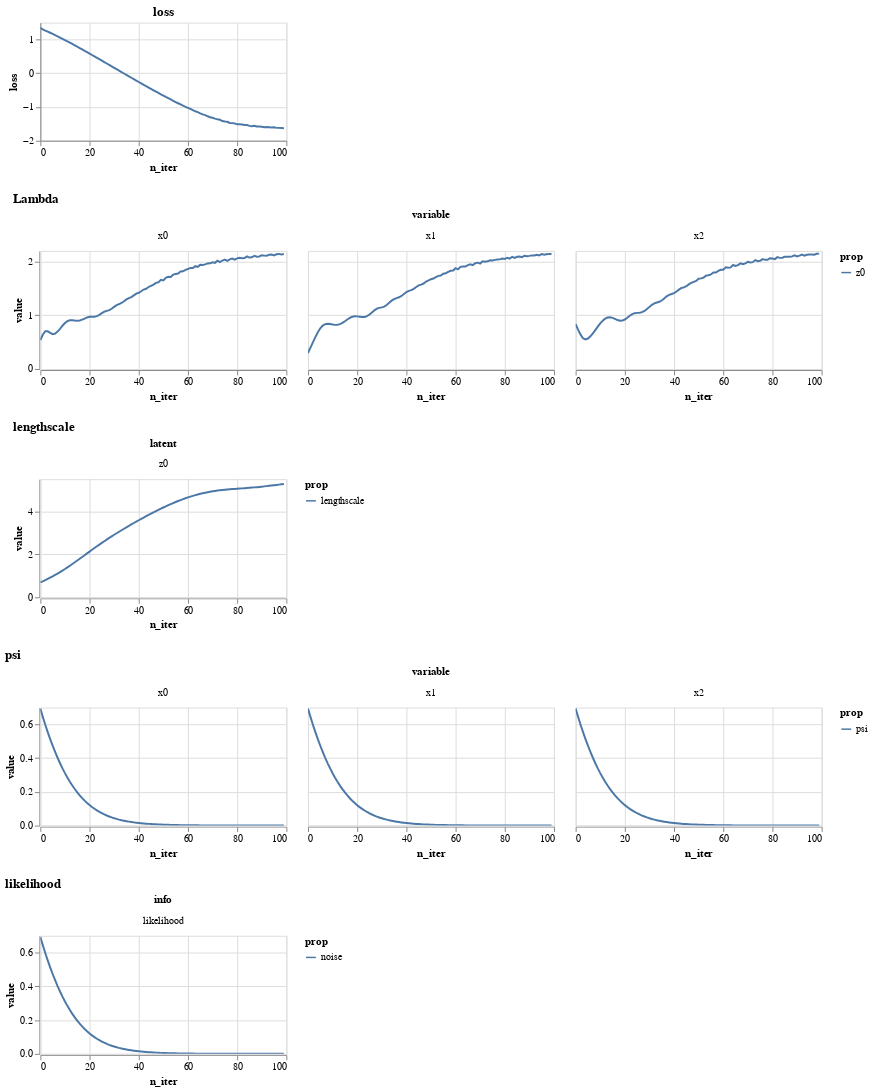

Notebook code cell kept with this figure:
### Code cell
l.plot_progress()

### Figure 1 — Vega-Lite specification as saved in the notebook (floating-point values rounded to 4 significant figures; data arrays with more than 128 entries replaced by an {"elided": "..."} marker saying what was removed)
{"config": {"view": {"continuousWidth": 400, "continuousHeight": 300}}, "vconcat": [{"data": {"name": "data-7d71b1aeb33b90c30195ae496711ed73"}, "mark": "line", "encoding": {"x": {"field": "n_iter", "type": "quantitative"}, "y": {"field": "loss", "type": "quantitative"}}, "height": 120, "selection": {"selector002": {"type": "interval", "bind": "scales", "encodings": ["x"]}}, "title": "loss", "width": 250}, {"data": {"name": "data-f4cf94811fdd86da9d3689c69b9c1d93"}, "mark": "line", "encoding": {"color": {"field": "prop", "type": "nominal"}, "facet": {"field": "variable", "type": "nominal"}, "x": {"field": "n_iter", "type": "quantitative"}, "y": {"field": "value", "type": "quantitative"}}, "height": 120, "selection": {"selector002": {"type": "interval", "bind": "scales", "encodings": ["x"]}}, "title": "Lambda", "width": 250}, {"data": {"name": "data-331ba4ea895f7ecb93d1c5318928b13d"}, "mark": "line", "encoding": {"color": {"field": "prop", "type": "nominal"}, "facet": {"field": "latent", "type": "nominal"}, "x": {"field": "n_iter", "type": "quantitative"}, "y": {"field": "value", "type": "quantitative"}}, "height": 120, "selection": {"selector002": {"type": "interval", "bind": "scales", "encodings": ["x"]}}, "title": "lengthscale", "width": 250}, {"data": {"name": "data-c168157ecccc8c57e79bb6036f66c343"}, "mark": "line", "encoding": {"color": {"field": "prop", "type": "nominal"}, "facet": {"field": "variable", "type": "nominal"}, "x": {"field": "n_iter", "type": "quantitative"}, "y": {"field": "value", "type": "quantitative"}}, "height": 120, "selection": {"selector002": {"type": "interval", "bind": "scales", "encodings": ["x"]}}, "title": "psi", "width": 250}, {"data": {"name": "data-ee29adc4f1a6e39dd6c70115c86b4ea2"}, "mark": "line", "encoding": {"color": {"field": "prop", "type": "nominal"}, "facet": {"field": "info", "type": "nominal"}, "x": {"field": "n_iter", "type": "quantitative"}, "y": {"field": "value", "type": "quantitative"}}, "height": 120, "selection": {"selector002": {"type": "interval", "bind": "scales", "encodings": ["x"]}}, "title": "likelihood", "width": 250}], "resolve": {"scale": {"color": "independent"}}, "$schema": "https://vega.github.io/schema/vega-lite/v4.17.0.json", "datasets": {"data-7d71b1aeb33b90c30195ae496711ed73": [{"loss": 1.343, "n_iter": 0}, {"loss": 1.302, "n_iter": 1}, {"loss": 1.266, "n_iter": 2}, {"loss": 1.232, "n_iter": 3}, {"loss": 1.199, "n_iter": 4}, {"loss": 1.167, "n_iter": 5}, {"loss": 1.132, "n_iter": 6}, {"loss": 1.095, "n_iter": 7}, {"loss": 1.057, "n_iter": 8}, {"loss": 1.018, "n_iter": 9}, {"loss": 0.9809, "n_iter": 10}, {"loss": 0.9439, "n_iter": 11}, {"loss": 0.9064, "n_iter": 12}, {"loss": 0.8676, "n_iter": 13}, {"loss": 0.8274, "n_iter": 14}, {"loss": 0.7864, "n_iter": 15}, {"loss": 0.7455, "n_iter": 16}, {"loss": 0.7051, "n_iter": 17}, {"loss": 0.6652, "n_iter": 18}, {"loss": 0.6247, "n_iter": 19}, {"loss": 0.5828, "n_iter": 20}, {"loss": 0.5404, "n_iter": 21}, {"loss": 0.4988, "n_iter": 22}, {"loss": 0.4579, "n_iter": 23}, {"loss": 0.416, "n_iter": 24}, {"loss": 0.3732, "n_iter": 25}, {"loss": 0.3307, "n_iter": 26}, {"loss": 0.2888, "n_iter": 27}, {"loss": 0.2468, "n_iter": 28}, {"loss": 0.2038, "n_iter": 29}, {"loss": 0.1611, "n_iter": 30}, {"loss": 0.1193, "n_iter": 31}, {"loss": 0.07684, "n_iter": 32}, {"loss": 0.03401, "n_iter": 33}, {"loss": -0.007983, "n_iter": 34}, {"loss": -0.04988, "n_iter": 35}, {"loss": -0.09252, "n_iter": 36}, {"loss": -0.1342, "n_iter": 37}, {"loss": -0.176, "n_iter": 38}, {"loss": -0.218, "n_iter": 39}, {"loss": -0.2592, "n_iter": 40}, {"loss": -0.3009, "n_iter": 41}, {"loss": -0.3421, "n_iter": 42}, {"loss": -0.3829, "n_iter": 43}, {"loss": -0.4241, "n_iter": 44}, {"loss": -0.4644, "n_iter": 45}, {"loss": -0.5051, "n_iter": 46}, {"loss": -0.5449, "n_iter": 47}, {"loss": -0.5847, "n_iter": 48}, {"loss": -0.6237, "n_iter": 49}, {"loss": -0.6617, "n_iter": 50}, {"loss": -0.7023, "n_iter": 51}, {"loss": -0.7406, "n_iter": 52}, {"loss": -0.7775, "n_iter": 53}, {"loss": -0.8161, "n_iter": 54}, {"loss": -0.8535, "n_iter": 55}, {"loss": -0.8894, "n_iter": 56}, {"loss": -0.9258, "n_iter": 57}, {"loss": -0.9623, "n_iter": 58}, {"loss": -0.9969, "n_iter": 59}, {"loss": -1.028, "n_iter": 60}, {"loss": -1.058, "n_iter": 61}, {"loss": -1.096, "n_iter": 62}, {"loss": -1.128, "n_iter": 63}, {"loss": -1.153, "n_iter": 64}, {"loss": -1.189, "n_iter": 65}, {"loss": -1.22, "n_iter": 66}, {"loss": -1.242, "n_iter": 67}, {"loss": -1.276, "n_iter": 68}, {"loss": -1.303, "n_iter": 69}, {"loss": -1.319, "n_iter": 70}, {"loss": -1.346, "n_iter": 71}, {"loss": -1.366, "n_iter": 72}, {"loss": -1.38, "n_iter": 73}, {"loss": -1.416, "n_iter": 74}, {"loss": -1.431, "n_iter": 75}, {"loss": -1.439, "n_iter": 76}, {"loss": -1.473, "n_iter": 77}, {"loss": -1.479, "n_iter": 78}, {"loss": -1.488, "n_iter": 79}, {"loss": -1.515, "n_iter": 80}, {"loss": -1.511, "n_iter": 81}, {"loss": -1.518, "n_iter": 82}, {"loss": -1.534, "n_iter": 83}, {"loss": -1.533, "n_iter": 84}, {"loss": -1.56, "n_iter": 85}, {"loss": -1.569, "n_iter": 86}, {"loss": -1.557, "n_iter": 87}, {"loss": -1.578, "n_iter": 88}, {"loss": -1.581, "n_iter": 89}, {"loss": -1.585, "n_iter": 90}, {"loss": -1.602, "n_iter": 91}, {"loss": -1.592, "n_iter": 92}, {"loss": -1.598, "n_iter": 93}, {"loss": -1.605, "n_iter": 94}, {"loss": -1.601, "n_iter": 95}, {"loss": -1.62, "n_iter": 96}, {"loss": -1.619, "n_iter": 97}, {"loss": -1.624, "n_iter": 98}, {"loss": -1.63, "n_iter": 99}], "data-f4cf94811fdd86da9d3689c69b9c1d93": {"elided": "300 records"}, "data-331ba4ea895f7ecb93d1c5318928b13d": [{"latent": "z0", "n_iter": 0, "prop": "lengthscale", "value": 0.6931}, {"latent": "z0", "n_iter": 1, "prop": "lengthscale", "value": 0.7444}, {"latent": "z0", "n_iter": 2, "prop": "lengthscale", "value": 0.7982}, {"latent": "z0", "n_iter": 3, "prop": "lengthscale", "value": 0.8546}, {"latent": "z0", "n_iter": 4, "prop": "lengthscale", "value": 0.9136}, {"latent": "z0", "n_iter": 5, "prop": "lengthscale", "value": 0.9752}, {"latent": "z0", "n_iter": 6, "prop": "lengthscale", "value": 1.039}, {"latent": "z0", "n_iter": 7, "prop": "lengthscale", "value": 1.106}, {"latent": "z0", "n_iter": 8, "prop": "lengthscale", "value": 1.175}, {"latent": "z0", "n_iter": 9, "prop": "lengthscale", "value": 1.246}, {"latent": "z0", "n_iter": 10, "prop": "lengthscale", "value": 1.319}, {"latent": "z0", "n_iter": 11, "prop": "lengthscale", "value": 1.394}, {"latent": "z0", "n_iter": 12, "prop": "lengthscale", "value": 1.472}, {"latent": "z0", "n_iter": 13, "prop": "lengthscale", "value": 1.551}, {"latent": "z0", "n_iter": 14, "prop": "lengthscale", "value": 1.631}, {"latent": "z0", "n_iter": 15, "prop": "lengthscale", "value": 1.713}, {"latent": "z0", "n_iter": 16, "prop": "lengthscale", "value": 1.795}, {"latent": "z0", "n_iter": 17, "prop": "lengthscale", "value": 1.878}, {"latent": "z0", "n_iter": 18, "prop": "lengthscale", "value": 1.961}, {"latent": "z0", "n_iter": 19, "prop": "lengthscale", "value": 2.045}, {"latent": "z0", "n_iter": 20, "prop": "lengthscale", "value": 2.128}, {"latent": "z0", "n_iter": 21, "prop": "lengthscale", "value": 2.211}, {"latent": "z0", "n_iter": 22, "prop": "lengthscale", "value": 2.293}, {"latent": "z0", "n_iter": 23, "prop": "lengthscale", "value": 2.374}, {"latent": "z0", "n_iter": 24, "prop": "lengthscale", "value": 2.455}, {"latent": "z0", "n_iter": 25, "prop": "lengthscale", "value": 2.534}, {"latent": "z0", "n_iter": 26, "prop": "lengthscale", "value": 2.612}, {"latent": "z0", "n_iter": 27, "prop": "lengthscale", "value": 2.689}, {"latent": "z0", "n_iter": 28, "prop": "lengthscale", "value": 2.764}, {"latent": "z0", "n_iter": 29, "prop": "lengthscale", "value": 2.838}, {"latent": "z0", "n_iter": 30, "prop": "lengthscale", "value": 2.911}, {"latent": "z0", "n_iter": 31, "prop": "lengthscale", "value": 2.983}, {"latent": "z0", "n_iter": 32, "prop": "lengthscale", "value": 3.054}, {"latent": "z0", "n_iter": 33, "prop": "lengthscale", "value": 3.124}, {"latent": "z0", "n_iter": 34, "prop": "lengthscale", "value": 3.193}, {"latent": "z0", "n_iter": 35, "prop": "lengthscale", "value": 3.261}, {"latent": "z0", "n_iter": 36, "prop": "lengthscale", "value": 3.328}, {"latent": "z0", "n_iter": 37, "prop": "lengthscale", "value": 3.394}, {"latent": "z0", "n_iter": 38, "prop": "lengthscale", "value": 3.46}, {"latent": "z0", "n_iter": 39, "prop": "lengthscale", "value": 3.525}, {"latent": "z0", "n_iter": 40, "prop": "lengthscale", "value": 3.589}, {"latent": "z0", "n_iter": 41, "prop": "lengthscale", "value": 3.652}, {"latent": "z0", "n_iter": 42, "prop": "lengthscale", "value": 3.714}, {"latent": "z0", "n_iter": 43, "prop": "lengthscale", "value": 3.776}, {"latent": "z0", "n_iter": 44, "prop": "lengthscale", "value": 3.837}, {"latent": "z0", "n_iter": 45, "prop": "lengthscale", "value": 3.896}, {"latent": "z0", "n_iter": 46, "prop": "lengthscale", "value": 3.956}, {"latent": "z0", "n_iter": 47, "prop": "lengthscale", "value": 4.014}, {"latent": "z0", "n_iter": 48, "prop": "lengthscale", "value": 4.071}, {"latent": "z0", "n_iter": 49, "prop": "lengthscale", "value": 4.127}, {"latent": "z0", "n_iter": 50, "prop": "lengthscale", "value": 4.182}, {"latent": "z0", "n_iter": 51, "prop": "lengthscale", "value": 4.236}, {"latent": "z0", "n_iter": 52, "prop": "lengthscale", "value": 4.288}, {"latent": "z0", "n_iter": 53, "prop": "lengthscale", "value": 4.339}, {"latent": "z0", "n_iter": 54, "prop": "lengthscale", "value": 4.389}, {"latent": "z0", "n_iter": 55, "prop": "lengthscale", "value": 4.437}, {"latent": "z0", "n_iter": 56, "prop": "lengthscale", "value": 4.484}, {"latent": "z0", "n_iter": 57, "prop": "lengthscale", "value": 4.529}, {"latent": "z0", "n_iter": 58, "prop": "lengthscale", "value": 4.572}, {"latent": "z0", "n_iter": 59, "prop": "lengthscale", "value": 4.613}, {"latent": "z0", "n_iter": 60, "prop": "lengthscale", "value": 4.652}, {"latent": "z0", "n_iter": 61, "prop": "lengthscale", "value": 4.69}, {"latent": "z0", "n_iter": 62, "prop": "lengthscale", "value": 4.725}, {"latent": "z0", "n_iter": 63, "prop": "lengthscale", "value": 4.759}, {"latent": "z0", "n_iter": 64, "prop": "lengthscale", "value": 4.79}, {"latent": "z0", "n_iter": 65, "prop": "lengthscale", "value": 4.82}, {"latent": "z0", "n_iter": 66, "prop": "lengthscale", "value": 4.847}, {"latent": "z0", "n_iter": 67, "prop": "lengthscale", "value": 4.872}, {"latent": "z0", "n_iter": 68, "prop": "lengthscale", "value": 4.895}, {"latent": "z0", "n_iter": 69, "prop": "lengthscale", "value": 4.917}, {"latent": "z0", "n_iter": 70, "prop": "lengthscale", "value": 4.936}, {"latent": "z0", "n_iter": 71, "prop": "lengthscale", "value": 4.954}, {"latent": "z0", "n_iter": 72, "prop": "lengthscale", "value": 4.97}, {"latent": "z0", "n_iter": 73, "prop": "lengthscale", "value": 4.984}, {"latent": "z0", "n_iter": 74, "prop": "lengthscale", "value": 4.997}, {"latent": "z0", "n_iter": 75, "prop": "lengthscale", "value": 5.009}, {"latent": "z0", "n_iter": 76, "prop": "lengthscale", "value": 5.02}, {"latent": "z0", "n_iter": 77, "prop": "lengthscale", "value": 5.03}, {"latent": "z0", "n_iter": 78, "prop": "lengthscale", "value": 5.039}, {"latent": "z0", "n_iter": 79, "prop": "lengthscale", "value": 5.048}, {"latent": "z0", "n_iter": 80, "prop": "lengthscale", "value": 5.056}, {"latent": "z0", "n_iter": 81, "prop": "lengthscale", "value": 5.065}, {"latent": "z0", "n_iter": 82, "prop": "lengthscale", "value": 5.073}, {"latent": "z0", "n_iter": 83, "prop": "lengthscale", "value": 5.082}, {"latent": "z0", "n_iter": 84, "prop": "lengthscale", "value": 5.09}, {"latent": "z0", "n_iter": 85, "prop": "lengthscale", "value": 5.099}, {"latent": "z0", "n_iter": 86, "prop": "lengthscale", "value": 5.109}, {"latent": "z0", "n_iter": 87, "prop": "lengthscale", "value": 5.119}, {"latent": "z0", "n_iter": 88, "prop": "lengthscale", "value": 5.13}, {"latent": "z0", "n_iter": 89, "prop": "lengthscale", "value": 5.141}, {"latent": "z0", "n_iter": 90, "prop": "lengthscale", "value": 5.153}, {"latent": "z0", "n_iter": 91, "prop": "lengthscale", "value": 5.166}, {"latent": "z0", "n_iter": 92, "prop": "lengthscale", "value": 5.178}, {"latent": "z0", "n_iter": 93, "prop": "lengthscale", "value": 5.192}, {"latent": "z0", "n_iter": 94, "prop": "lengthscale", "value": 5.205}, {"latent": "z0", "n_iter": 95, "prop": "lengthscale", "value": 5.219}, {"latent": "z0", "n_iter": 96, "prop": "lengthscale", "value": 5.233}, {"latent": "z0", "n_iter": 97, "prop": "lengthscale", "value": 5.248}, {"latent": "z0", "n_iter": 98, "prop": "lengthscale", "value": 5.262}, {"latent": "z0", "n_iter": 99, "prop": "lengthscale", "value": 5.276}], "data-c168157ecccc8c57e79bb6036f66c343": {"elided": "300 records"}, "data-ee29adc4f1a6e39dd6c70115c86b4ea2": [{"info": "likelihood", "n_iter": 0, "prop": "noise", "value": 0.6932}, {"info": "likelihood", "n_iter": 1, "prop": "noise", "value": 0.6445}, {"info": "likelihood", "n_iter": 2, "prop": "noise", "value": 0.5982}, {"info": "likelihood", "n_iter": 3, "prop": "noise", "value": 0.5543}, {"info": "likelihood", "n_iter": 4, "prop": "noise", "value": 0.5127}, {"info": "likelihood", "n_iter": 5, "prop": "noise", "value": 0.4736}, {"info": "likelihood", "n_iter": 6, "prop": "noise", "value": 0.4367}, {"info": "likelihood", "n_iter": 7, "prop": "noise", "value": 0.402}, {"info": "likelihood", "n_iter": 8, "prop": "noise", "value": 0.3696}, {"info": "likelihood", "n_iter": 9, "prop": "noise", "value": 0.3392}, {"info": "likelihood", "n_iter": 10, "prop": "noise", "value": 0.3109}, {"info": "likelihood", "n_iter": 11, "prop": "noise", "value": 0.2845}, {"info": "likelihood", "n_iter": 12, "prop": "noise", "value": 0.26}, {"info": "likelihood", "n_iter": 13, "prop": "noise", "value": 0.2373}, {"info": "likelihood", "n_iter": 14, "prop": "noise", "value": 0.2163}, {"info": "likelihood", "n_iter": 15, "prop": "noise", "value": 0.1969}, {"info": "likelihood", "n_iter": 16, "prop": "noise", "value": 0.1791}, {"info": "likelihood", "n_iter": 17, "prop": "noise", "value": 0.1627}, {"info": "likelihood", "n_iter": 18, "prop": "noise", "value": 0.1476}, {"info": "likelihood", "n_iter": 19, "prop": "noise", "value": 0.1339}, {"info": "likelihood", "n_iter": 20, "prop": "noise", "value": 0.1213}, {"info": "likelihood", "n_iter": 21, "prop": "noise", "value": 0.1098}, {"info": "likelihood", "n_iter": 22, "prop": "noise", "value": 0.09928}, {"info": "likelihood", "n_iter": 23, "prop": "noise", "value": 0.08974}, {"info": "likelihood", "n_iter": 24, "prop": "noise", "value": 0.08106}, {"info": "likelihood", "n_iter": 25, "prop": "noise", "value": 0.07318}, {"info": "likelihood", "n_iter": 26, "prop": "noise", "value": 0.06604}, {"info": "likelihood", "n_iter": 27, "prop": "noise", "value": 0.05956}, {"info": "likelihood", "n_iter": 28, "prop": "noise", "value": 0.0537}, {"info": "likelihood", "n_iter": 29, "prop": "noise", "value": 0.0484}, {"info": "likelihood", "n_iter": 30, "prop": "noise", "value": 0.0436}, {"info": "likelihood", "n_iter": 31, "prop": "noise", "value": 0.03927}, {"info": "likelihood", "n_iter": 32, "prop": "noise", "value": 0.03537}, {"info": "likelihood", "n_iter": 33, "prop": "noise", "value": 0.03184}, {"info": "likelihood", "n_iter": 34, "prop": "noise", "value": 0.02867}, {"info": "likelihood", "n_iter": 35, "prop": "noise", "value": 0.0258}, {"info": "likelihood", "n_iter": 36, "prop": "noise", "value": 0.02322}, {"info": "likelihood", "n_iter": 37, "prop": "noise", "value": 0.0209}, {"info": "likelihood", "n_iter": 38, "prop": "noise", "value": 0.01881}, {"info": "likelihood", "n_iter": 39, "prop": "noise", "value": 0.01693}, {"info": "likelihood", "n_iter": 40, "prop": "noise", "value": 0.01524}, {"info": "likelihood", "n_iter": 41, "prop": "noise", "value": 0.01372}, {"info": "likelihood", "n_iter": 42, "prop": "noise", "value": 0.01235}, {"info": "likelihood", "n_iter": 43, "prop": "noise", "value": 0.01112}, {"info": "likelihood", "n_iter": 44, "prop": "noise", "value": 0.01002}, {"info": "likelihood", "n_iter": 45, "prop": "noise", "value": 0.009025}, {"info": "likelihood", "n_iter": 46, "prop": "noise", "value": 0.008132}, {"info": "likelihood", "n_iter": 47, "prop": "noise", "value": 0.00733}, {"info": "likelihood", "n_iter": 48, "prop": "noise", "value": 0.006609}, {"info": "likelihood", "n_iter": 49, "prop": "noise", "value": 0.005961}, {"info": "likelihood", "n_iter": 50, "prop": "noise", "value": 0.005379}, {"info": "likelihood", "n_iter": 51, "prop": "noise", "value": 0.004856}, {"info": "likelihood", "n_iter": 52, "prop": "noise", "value": 0.004386}, {"info": "likelihood", "n_iter": 53, "prop": "noise", "value": 0.003964}, {"info": "likelihood", "n_iter": 54, "prop": "noise", "value": 0.003584}, {"info": "likelihood", "n_iter": 55, "prop": "noise", "value": 0.003243}, {"info": "likelihood", "n_iter": 56, "prop": "noise", "value": 0.002937}, {"info": "likelihood", "n_iter": 57, "prop": "noise", "value": 0.002661}, {"info": "likelihood", "n_iter": 58, "prop": "noise", "value": 0.002413}, {"info": "likelihood", "n_iter": 59, "prop": "noise", "value": 0.00219}, {"info": "likelihood", "n_iter": 60, "prop": "noise", "value": 0.00199}, {"info": "likelihood", "n_iter": 61, "prop": "noise", "value": 0.00181}, {"info": "likelihood", "n_iter": 62, "prop": "noise", "value": 0.001648}, {"info": "likelihood", "n_iter": 63, "prop": "noise", "value": 0.001503}, {"info": "likelihood", "n_iter": 64, "prop": "noise", "value": 0.001372}, {"info": "likelihood", "n_iter": 65, "prop": "noise", "value": 0.001254}, {"info": "likelihood", "n_iter": 66, "prop": "noise", "value": 0.001149}, {"info": "likelihood", "n_iter": 67, "prop": "noise", "value": 0.001053}, {"info": "likelihood", "n_iter": 68, "prop": "noise", "value": 0.0009678}, {"info": "likelihood", "n_iter": 69, "prop": "noise", "value": 0.0008907}, {"info": "likelihood", "n_iter": 70, "prop": "noise", "value": 0.0008213}, {"info": "likelihood", "n_iter": 71, "prop": "noise", "value": 0.0007589}, {"info": "likelihood", "n_iter": 72, "prop": "noise", "value": 0.0007028}, {"info": "likelihood", "n_iter": 73, "prop": "noise", "value": 0.0006523}, {"info": "likelihood", "n_iter": 74, "prop": "noise", "value": 0.000607}, {"info": "likelihood", "n_iter": 75, "prop": "noise", "value": 0.0005662}, {"info": "likelihood", "n_iter": 76, "prop": "noise", "value": 0.0005294}, {"info": "likelihood", "n_iter": 77, "prop": "noise", "value": 0.0004963}, {"info": "likelihood", "n_iter": 78, "prop": "noise", "value": 0.0004664}, {"info": "likelihood", "n_iter": 79, "prop": "noise", "value": 0.0004395}, {"info": "likelihood", "n_iter": 80, "prop": "noise", "value": 0.0004152}, {"info": "likelihood", "n_iter": 81, "prop": "noise", "value": 0.0003933}, {"info": "likelihood", "n_iter": 82, "prop": "noise", "value": 0.0003736}, {"info": "likelihood", "n_iter": 83, "prop": "noise", "value": 0.0003559}, {"info": "likelihood", "n_iter": 84, "prop": "noise", "value": 0.0003399}, {"info": "likelihood", "n_iter": 85, "prop": "noise", "value": 0.0003256}, {"info": "likelihood", "n_iter": 86, "prop": "noise", "value": 0.0003125}, {"info": "likelihood", "n_iter": 87, "prop": "noise", "value": 0.0003007}, {"info": "likelihood", "n_iter": 88, "prop": "noise", "value": 0.0002901}, {"info": "likelihood", "n_iter": 89, "prop": "noise", "value": 0.0002804}, {"info": "likelihood", "n_iter": 90, "prop": "noise", "value": 0.0002716}, {"info": "likelihood", "n_iter": 91, "prop": "noise", "value": 0.0002636}, {"info": "likelihood", "n_iter": 92, "prop": "noise", "value": 0.0002562}, {"info": "likelihood", "n_iter": 93, "prop": "noise", "value": 0.0002495}, {"info": "likelihood", "n_iter": 94, "prop": "noise", "value": 0.0002434}, {"info": "likelihood", "n_iter": 95, "prop": "noise", "value": 0.0002378}, {"info": "likelihood", "n_iter": 96, "prop": "noise", "value": 0.0002327}, {"info": "likelihood", "n_iter": 97, "prop": "noise", "value": 0.0002279}, {"info": "likelihood", "n_iter": 98, "prop": "noise", "value": 0.0002235}, {"info": "likelihood", "n_iter": 99, "prop": "noise", "value": 0.0002194}]}}
